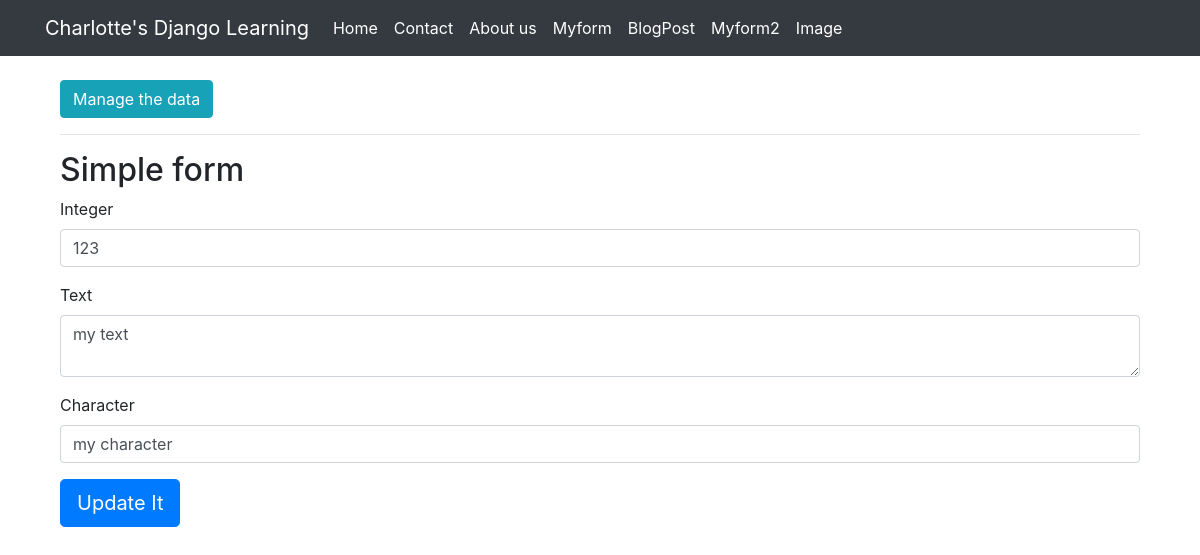
Page /edit_post2/13 on the committed database.
### myapp/models.py (models this page shows, shortened)
class Mydata(models.Model):
    Integer = models.IntegerField()
    Text = models.TextField()
    Character = models.CharField(max_length=200)

### myapp/views.py (the view)
# urls.py: path('edit_post2/<int:id>', edit_post2),
def edit_post2(request, id):
    if request.method == "GET":
        mydata = Mydata.objects.filter(id=id)
        makedictionary = {
            "single_data": mydata
        }
        return render(request, "edit_post2.html", context=makedictionary)

### Template/edit_post2.html (shortened to what this page needs)
{% extends "base.html" %}
{% block container %}
<div class="container">
  <button class="btn btn-info"><a style="color:white;" href="/manage_data2">Manage the data</a></button>
  <hr/>
  <h2>Simple form</h2>
  <form action="/update_post2/" method="post">
    {% for data in single_data %}
        <div class="form-group">
            <label for="Integer">Integer</label>
            <input value="{{data.Integer}}" type="number" class="form-control" id="Integer" placeholder="Enter your integer " name="Integer">
        </div>
        <div class="form-group">
            <label >Text</label>
            <textarea   class="form-control" name="Text" placeholder="Enter text here" >{{data.Text}}</textarea>
        </div>
        <div class="form-group">
            <label for="email">Character</label>
            <input value="{{data.Character}}" type="text" class="form-control" id="email" placeholder="Enter your character " name="Character">
        </div>
    {% endfor %}
    <button type="submit" class="btn btn-primary btn-lg">Update It</button>
  </form>
</div>
{% endblock %}

### rows in the picture
Mydata: Integer "123", Text "my text", Character "my character"
